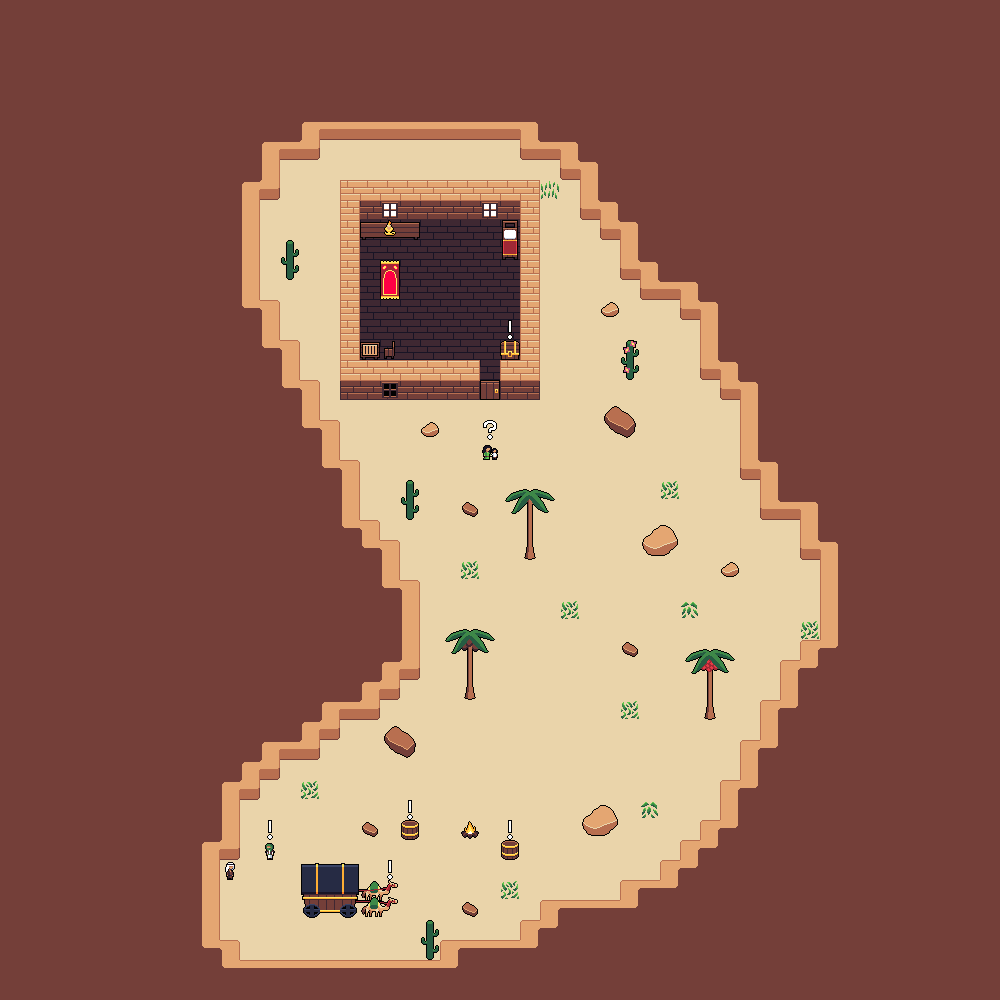

Rendered tile map (Tiled .tmx) drawn with the repository's tilesets; below, a short description and the map source with its tile grids summarised:
An orthogonal 50x50 tile map with 20x20 px tiles, 6 tile layers (ground, floordecor, walls, interactables, ...) and 7 objects (3x loot, interaction, battle, spawn, level).

<map version="1.10" tiledversion="1.10.2" orientation="orthogonal" renderorder="right-down" width="50" height="50" tilewidth="20" tileheight="20" infinite="0" nextlayerid="19" nextobjectid="43">
 <tileset firstgid="1" source="tileset.tsx" />
 <group id="10" name="Group 1">
  <layer id="1" name="ground" width="50" height="50">
   <data>[2500 cells, 2500 non-empty, 2 distinct tile ids]</data>
  </layer>
  <layer id="5" name="floordecor" width="50" height="50">
   <data>[2500 cells, 2436 non-empty, 8 distinct tile ids]</data>
  </layer>
  <layer id="2" name="walls" width="50" height="50">
   <data>[2500 cells, 1767 non-empty, 27 distinct tile ids]</data>
  </layer>
  <layer id="9" name="interactables" width="50" height="50">
   <data>[2500 cells, 101 non-empty, 79 distinct tile ids]</data>
  </layer>
  <layer id="4" name="decor" width="50" height="50">
   <data>[2500 cells, 2 non-empty, 2 distinct tile ids]</data>
  </layer>
  <layer id="8" name="alerts" width="50" height="50">
   <data>[2500 cells, 6 non-empty, 2 distinct tile ids]</data>
  </layer>
  <objectgroup id="7" name="events">
   <object id="21" name="interaction" x="480" y="440" width="20" height="20">
    <properties>
     <property name="description">MY HUSBAND IS BEING ROBBED BY BANDITS!
PLEASE HELP HIM!</property>
    </properties>
   </object>
   <object id="26" name="battle" x="260" y="840" width="20" height="20">
    <properties>
     <property name="description" value=" " />
     <property name="encounter" value="TUTORIAL" />
     <property name="proximity" type="bool" value="true" />
    </properties>
   </object>
   <object id="28" name="spawn" x="440" y="280" width="20" height="20" />
   <object id="31" name="loot" x="500" y="340" width="20" height="20">
    <properties>
     <property name="description" value="IT IS THE BLADE'S CHEST OF PERSONAL BELONGINGS" />
     <property name="loot" value="TUTORIALCHEST" />
    </properties>
   </object>
   <object id="37" name="level" x="380" y="880" width="20" height="20">
    <properties>
     <property name="description" value="TIME TO START YOUR JOURNEY..." />
     <property name="level" value="DESERT2" />
     <property name="stageclear" type="bool" value="true" />
    </properties>
   </object>
   <object id="38" name="loot" x="400" y="820" width="20" height="20">
    <properties>
     <property name="description" value="ITS A BARREL." />
     <property name="loot" value="BARREL" />
    </properties>
   </object>
   <object id="39" name="loot" x="500" y="840" width="20" height="20">
    <properties>
     <property name="description" value="ITS A BARREL." />
     <property name="loot" value="BARREL" />
    </properties>
   </object>
  </objectgroup>
 </group>
</map>
